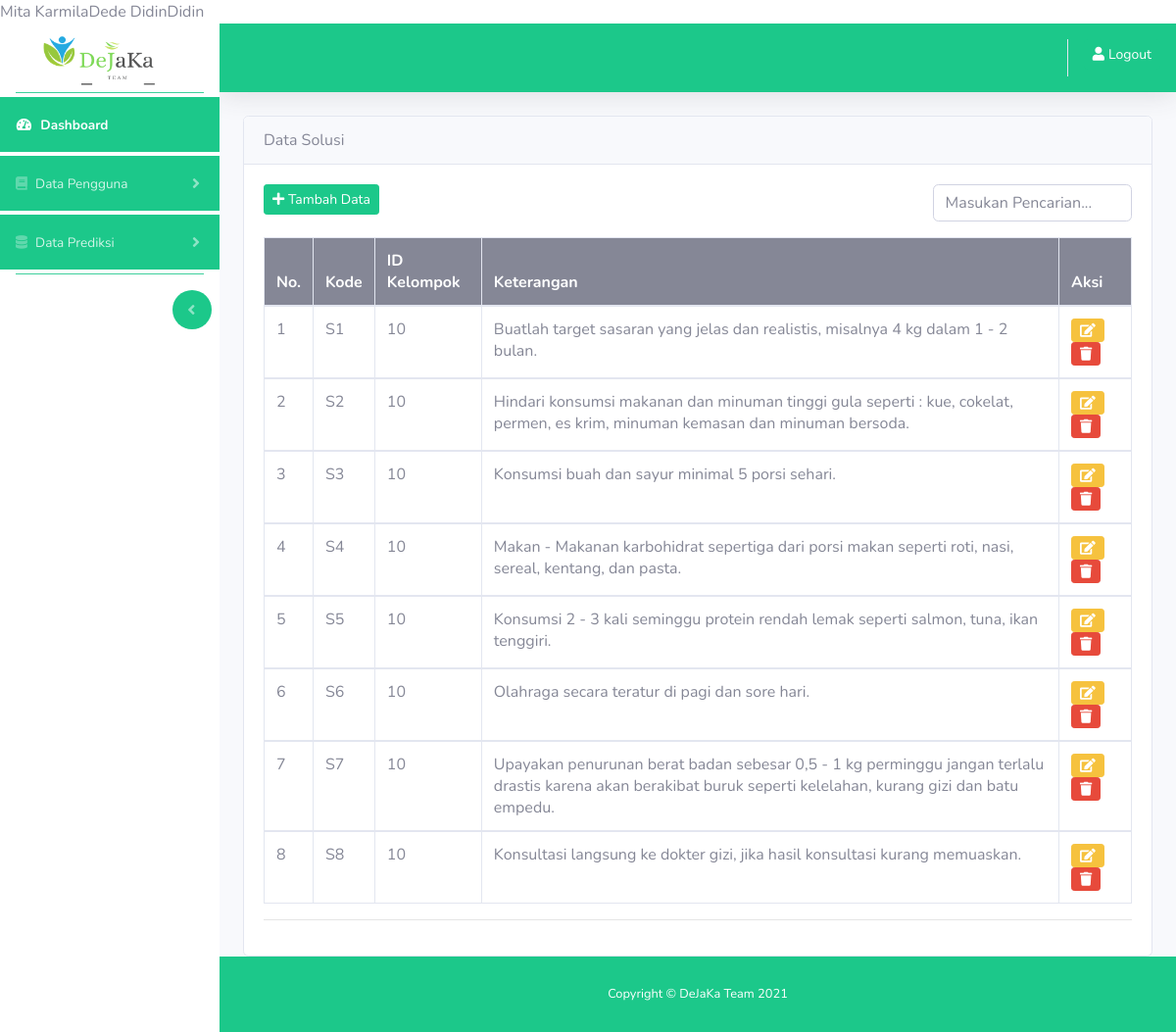
The page /admin/index.php?page=solusi (signed in) on the database its author committed.
### tables this page shows
CREATE TABLE `user` (
  `id` int(11) NOT NULL,
  `nama` varchar(255) NOT NULL,
  `password` varchar(6) NOT NULL,
  `role` enum('Admin','Pegawai','Pasien') NOT NULL,
  `jenis_k` enum('L','P') NOT NULL,
  `alamat` text NOT NULL,
  `no_telp` varchar(13) NOT NULL
);

CREATE TABLE `solusi` (
  `id_solusi` int(11) NOT NULL,
  `id_kelompok` int(11) NOT NULL,
  `kode` varchar(10) NOT NULL,
  `keterangan` text NOT NULL
);

### admin/data-solusi/solusi.php (the view)
<div class="container-fluid">
	<div class="card">
		<div class="card-header">Data Solusi</div>
		<div class="card-body text-dark">
			<div class="row">
				<div class="col-md-9">
					<a href="index.php?page=tambah_solusi" class="btn btn-success btn-sm"><i  class="fas fa-plus"></i> Tambah Data</a>
				</div>
				<div class="col-md-3">
					<div class="form-group">
						<form action="" method="post">
						<input type="text" name="cari" placeholder="Masukan Pencarian..." class="form-control">
						</form>
					</div>
				</div>
			</div>
			<table class="table table-bordered table-hover table-stripped">
				<thead  class="bg-secondary text-white">
					<tr>
						<th>No.</th>
						<th>Kode</th>
						<th>ID Kelompok</th>
						<th>Keterangan</th>
						<th>Aksi</th>
					</tr>
				</thead>
				<?php
					$no   = 1;
					if(isset($_POST['cari'])) {
						$cari = $_POST['cari'];
						$query = mysqli_query($koneksi, "SELECT * FROM solusi where status LIKE '%".$cari."%'");
					} else {
						$query = mysqli_query($koneksi, "SELECT * FROM solusi");
					}
					$cek  = mysqli_num_rows($query);
					if($cek > 0) {
						while ($data = mysqli_fetch_assoc($query)) { ?>
				<tbody>
					<tr>
						<td><?= $no++; ?></td>
						<td><?= $data['kode']; ?></td>
						<td><?= $data['id_kelompok']; ?></td>
						<td><?= $data['keterangan']; ?></td>
						<td>
							<a href="index.php?page=edit_solusi&id_solusi=<?= $data['id_solusi']; ?>" class="btn btn-sm btn-warning"><i class="fas fa-edit"></i></a>
							<a href="data-solusi/hapus_solusi.php?id_solusi=<?= $data['id_solusi']; ?>" class="btn btn-sm btn-danger"><i class="fas fa-trash"></i></a>
						</td>
					</tr>
				</tbody>
				<?php } } else { ?>
					<div class="alert alert-primary" role="alert">
					  Maaf data anda yang cari tidak ditemukan
					</div>
				<?php } ?>
			</table>
			<hr>
		</div>
	</div>
</div>

### koneksi/koneksi.php
<?php
	$koneksi = mysqli_connect("localhost", "root", "", "diet_sehat");
	$ambil = mysqli_query($koneksi, "SELECT * FROM user");
	while ($data = mysqli_fetch_assoc($ambil)) {
		echo $data['nama'];
	}
?>

### rows shown on the page
user: nama "Dede Didin"
user: nama "Didin"
solusi: kode "S1", id_kelompok "10", keterangan "Buatlah target sasaran yang jelas dan realistis, misalnya 4 kg dalam 1 - 2 bulan."
solusi: kode "S2", id_kelompok "10", keterangan "Hindari konsumsi makanan dan minuman tinggi gula seperti : kue, cokelat, permen, es krim, minuman kemasan dan minuman bersoda."
solusi: kode "S3", id_kelompok "10", keterangan "Konsumsi buah dan sayur minimal 5 porsi sehari."
solusi: kode "S4", id_kelompok "10", keterangan "Makan - Makanan karbohidrat sepertiga dari porsi makan seperti roti, nasi, sereal, kentang, dan pasta."
solusi: kode "S5", id_kelompok "10", keterangan "Konsumsi 2 - 3 kali seminggu protein rendah lemak seperti salmon, tuna, ikan tenggiri."
solusi: kode "S6", id_kelompok "10", keterangan "Olahraga secara teratur di pagi dan sore hari."
solusi: kode "S7", id_kelompok "10", keterangan "Upayakan penurunan berat badan sebesar 0,5 - 1 kg perminggu jangan terlalu drastis karena akan berakibat buruk seperti kelelahan, kurang gizi dan batu empedu."
solusi: kode "S8", id_kelompok "10", keterangan "Konsultasi langsung ke dokter gizi, jika hasil konsultasi kurang memuaskan."
